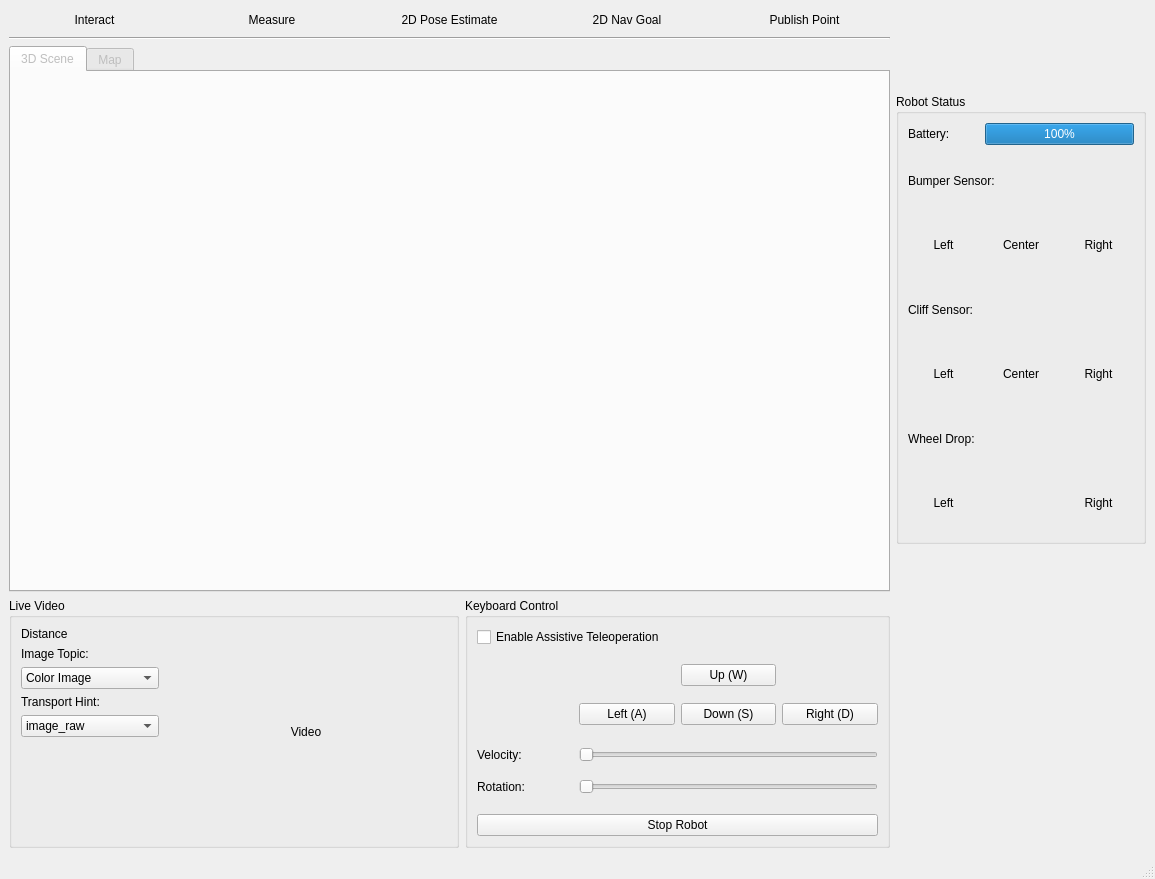
<?xml version="1.0" encoding="UTF-8"?>
<ui version="4.0">
 <class>FallRiskGUI</class>
 <widget class="QMainWindow" name="FallRiskGUI">
  <property name="geometry">
   <rect>
    <x>0</x>
    <y>0</y>
    <width>1155</width>
    <height>879</height>
   </rect>
  </property>
  <property name="windowTitle">
   <string>MainWindow</string>
  </property>
  <widget class="QWidget" name="centralwidget">
   <layout class="QGridLayout" name="gridLayout">
    <item row="0" column="0" colspan="2">
     <layout class="QHBoxLayout" name="horizontalLayout_2">
      <item>
       <widget class="QPushButton" name="btnRvizInteract">
        <property name="text">
         <string>Interact</string>
        </property>
        <property name="flat">
         <bool>true</bool>
        </property>
        <attribute name="buttonGroup">
         <string notr="true">btnGroupRvizTools</string>
        </attribute>
       </widget>
      </item>
      <item>
       <widget class="QPushButton" name="btnRvizMeasure">
        <property name="text">
         <string>Measure</string>
        </property>
        <property name="flat">
         <bool>true</bool>
        </property>
        <attribute name="buttonGroup">
         <string notr="true">btnGroupRvizTools</string>
        </attribute>
       </widget>
      </item>
      <item>
       <widget class="QPushButton" name="btnRvizPoseEstimate">
        <property name="text">
         <string>2D Pose Estimate</string>
        </property>
        <property name="flat">
         <bool>true</bool>
        </property>
        <attribute name="buttonGroup">
         <string notr="true">btnGroupRvizTools</string>
        </attribute>
       </widget>
      </item>
      <item>
       <widget class="QPushButton" name="btnRvizNavGoal">
        <property name="text">
         <string>2D Nav Goal</string>
        </property>
        <property name="flat">
         <bool>true</bool>
        </property>
        <attribute name="buttonGroup">
         <string notr="true">btnGroupRvizTools</string>
        </attribute>
       </widget>
      </item>
      <item>
       <widget class="QPushButton" name="btnRvizPublishPoint">
        <property name="text">
         <string>Publish Point</string>
        </property>
        <property name="flat">
         <bool>true</bool>
        </property>
        <attribute name="buttonGroup">
         <string notr="true">btnGroupRvizTools</string>
        </attribute>
       </widget>
      </item>
     </layout>
    </item>
    <item row="1" column="0" colspan="2">
     <widget class="Line" name="line_2">
      <property name="orientation">
       <enum>Qt::Horizontal</enum>
      </property>
     </widget>
    </item>
    <item row="3" column="0">
     <widget class="QGroupBox" name="gb_livevideo">
      <property name="minimumSize">
       <size>
        <width>450</width>
        <height>250</height>
       </size>
      </property>
      <property name="maximumSize">
       <size>
        <width>450</width>
        <height>250</height>
       </size>
      </property>
      <property name="title">
       <string>Live Video</string>
      </property>
      <layout class="QGridLayout" name="gridLayout_3">
       <item row="1" column="1" rowspan="2" colspan="2">
        <layout class="QGridLayout" name="livevideo_layout">
         <item row="0" column="0">
          <widget class="QLabel" name="liveVideoLabel">
           <property name="text">
            <string>Video</string>
           </property>
           <property name="alignment">
            <set>Qt::AlignCenter</set>
           </property>
          </widget>
         </item>
        </layout>
       </item>
       <item row="1" column="0" rowspan="2">
        <layout class="QVBoxLayout" name="verticalLayout_2">
         <item>
          <widget class="QLabel" name="lbDistance">
           <property name="text">
            <string>Distance</string>
           </property>
          </widget>
         </item>
         <item>
          <widget class="QLabel" name="label_3">
           <property name="text">
            <string>Image Topic:</string>
           </property>
          </widget>
         </item>
         <item>
          <widget class="QComboBox" name="cbImageTopic">
           <item>
            <property name="text">
             <string>Color Image</string>
            </property>
           </item>
           <item>
            <property name="text">
             <string>Mono Image</string>
            </property>
           </item>
          </widget>
         </item>
         <item>
          <widget class="QLabel" name="label_4">
           <property name="text">
            <string>Transport Hint:</string>
           </property>
          </widget>
         </item>
         <item>
          <widget class="QComboBox" name="cbTransHint">
           <item>
            <property name="text">
             <string>image_raw</string>
            </property>
           </item>
           <item>
            <property name="text">
             <string>theora</string>
            </property>
           </item>
          </widget>
         </item>
         <item>
          <spacer name="verticalSpacer">
           <property name="orientation">
            <enum>Qt::Vertical</enum>
           </property>
           <property name="sizeHint" stdset="0">
            <size>
             <width>20</width>
             <height>40</height>
            </size>
           </property>
          </spacer>
         </item>
        </layout>
       </item>
      </layout>
     </widget>
    </item>
    <item row="2" column="2">
     <widget class="QGroupBox" name="gb_robotstatus">
      <property name="maximumSize">
       <size>
        <width>250</width>
        <height>450</height>
       </size>
      </property>
      <property name="title">
       <string>Robot Status</string>
      </property>
      <layout class="QGridLayout" name="gridLayout_4">
       <item row="0" column="0">
        <widget class="QLabel" name="label_7">
         <property name="text">
          <string>Battery:</string>
         </property>
        </widget>
       </item>
       <item row="0" column="1" colspan="2">
        <widget class="QProgressBar" name="pbBaseBattery">
         <property name="value">
          <number>100</number>
         </property>
        </widget>
       </item>
       <item row="1" column="0" colspan="3">
        <widget class="QLabel" name="label_8">
         <property name="text">
          <string>Bumper Sensor:</string>
         </property>
        </widget>
       </item>
       <item row="2" column="0">
        <widget class="QLabel" name="lbBumperLeft">
         <property name="text">
          <string>Left</string>
         </property>
         <property name="alignment">
          <set>Qt::AlignCenter</set>
         </property>
        </widget>
       </item>
       <item row="2" column="1">
        <widget class="QLabel" name="lbBumperCenter">
         <property name="text">
          <string>Center</string>
         </property>
         <property name="alignment">
          <set>Qt::AlignCenter</set>
         </property>
        </widget>
       </item>
       <item row="2" column="2">
        <widget class="QLabel" name="lbBumperRight">
         <property name="text">
          <string>Right</string>
         </property>
         <property name="alignment">
          <set>Qt::AlignCenter</set>
         </property>
        </widget>
       </item>
       <item row="3" column="0" colspan="3">
        <widget class="QLabel" name="label_9">
         <property name="text">
          <string>Cliff Sensor:</string>
         </property>
        </widget>
       </item>
       <item row="4" column="0">
        <widget class="QLabel" name="lbCliffLeft">
         <property name="text">
          <string>Left</string>
         </property>
         <property name="alignment">
          <set>Qt::AlignCenter</set>
         </property>
        </widget>
       </item>
       <item row="4" column="1">
        <widget class="QLabel" name="lbCliffCenter">
         <property name="text">
          <string>Center</string>
         </property>
         <property name="alignment">
          <set>Qt::AlignCenter</set>
         </property>
        </widget>
       </item>
       <item row="4" column="2">
        <widget class="QLabel" name="lbCliffRight">
         <property name="text">
          <string>Right</string>
         </property>
         <property name="alignment">
          <set>Qt::AlignCenter</set>
         </property>
        </widget>
       </item>
       <item row="5" column="0" colspan="3">
        <widget class="QLabel" name="label_6">
         <property name="text">
          <string>Wheel Drop:</string>
         </property>
        </widget>
       </item>
       <item row="6" column="0">
        <widget class="QLabel" name="lbWheelLeft">
         <property name="text">
          <string>Left</string>
         </property>
         <property name="alignment">
          <set>Qt::AlignCenter</set>
         </property>
        </widget>
       </item>
       <item row="6" column="2">
        <widget class="QLabel" name="lbWheelRight">
         <property name="maximumSize">
          <size>
           <width>16777215</width>
           <height>100</height>
          </size>
         </property>
         <property name="text">
          <string>Right</string>
         </property>
         <property name="alignment">
          <set>Qt::AlignCenter</set>
         </property>
        </widget>
       </item>
      </layout>
     </widget>
    </item>
    <item row="2" column="0" colspan="2">
     <widget class="QTabWidget" name="tab_display">
      <property name="enabled">
       <bool>false</bool>
      </property>
      <property name="currentIndex">
       <number>0</number>
      </property>
      <widget class="QWidget" name="tab_3dscene">
       <attribute name="title">
        <string>3D Scene</string>
       </attribute>
       <layout class="QVBoxLayout" name="verticalLayout">
        <item>
         <layout class="QHBoxLayout" name="display3d_layout"/>
        </item>
       </layout>
      </widget>
      <widget class="QWidget" name="tab_map">
       <attribute name="title">
        <string>Map</string>
       </attribute>
       <layout class="QHBoxLayout" name="horizontalLayout">
        <item>
         <layout class="QGridLayout" name="map_layout"/>
        </item>
       </layout>
      </widget>
     </widget>
    </item>
    <item row="3" column="1">
     <widget class="QGroupBox" name="gb_keyctrl">
      <property name="maximumSize">
       <size>
        <width>425</width>
        <height>250</height>
       </size>
      </property>
      <property name="title">
       <string>Keyboard Control</string>
      </property>
      <layout class="QGridLayout" name="gridLayout_2">
       <item row="2" column="0">
        <widget class="QPushButton" name="pushButton_4">
         <property name="styleSheet">
          <string notr="true"/>
         </property>
         <property name="text">
          <string>Stop Robot</string>
         </property>
        </widget>
       </item>
       <item row="1" column="0">
        <layout class="QGridLayout" name="gridLayout_5">
         <item row="1" column="4">
          <widget class="QPushButton" name="btnRight">
           <property name="text">
            <string>Right (D)</string>
           </property>
          </widget>
         </item>
         <item row="1" column="3">
          <widget class="QPushButton" name="btnDown">
           <property name="text">
            <string>Down (S)</string>
           </property>
          </widget>
         </item>
         <item row="0" column="3">
          <widget class="QPushButton" name="btnUp">
           <property name="text">
            <string>Up (W)</string>
           </property>
          </widget>
         </item>
         <item row="1" column="2">
          <widget class="QPushButton" name="btnLeft">
           <property name="text">
            <string>Left (A)</string>
           </property>
          </widget>
         </item>
         <item row="3" column="2" colspan="3">
          <widget class="QSlider" name="sliderLinearVel">
           <property name="minimum">
            <number>0</number>
           </property>
           <property name="maximum">
            <number>100</number>
           </property>
           <property name="orientation">
            <enum>Qt::Horizontal</enum>
           </property>
          </widget>
         </item>
         <item row="4" column="2" colspan="3">
          <widget class="QSlider" name="sliderAngularVel">
           <property name="minimum">
            <number>0</number>
           </property>
           <property name="maximum">
            <number>100</number>
           </property>
           <property name="orientation">
            <enum>Qt::Horizontal</enum>
           </property>
          </widget>
         </item>
         <item row="3" column="0">
          <widget class="QLabel" name="label">
           <property name="text">
            <string>Velocity:</string>
           </property>
          </widget>
         </item>
         <item row="4" column="0">
          <widget class="QLabel" name="label_2">
           <property name="text">
            <string>Rotation:</string>
           </property>
          </widget>
         </item>
         <item row="2" column="2" colspan="3">
          <spacer name="horizontalSpacer">
           <property name="orientation">
            <enum>Qt::Horizontal</enum>
           </property>
           <property name="sizeHint" stdset="0">
            <size>
             <width>40</width>
             <height>5</height>
            </size>
           </property>
          </spacer>
         </item>
        </layout>
       </item>
       <item row="0" column="0">
        <widget class="QCheckBox" name="checkBox">
         <property name="text">
          <string>Enable Assistive Teleoperation</string>
         </property>
        </widget>
       </item>
      </layout>
     </widget>
    </item>
   </layout>
  </widget>
  <widget class="QMenuBar" name="menubar">
   <property name="geometry">
    <rect>
     <x>0</x>
     <y>0</y>
     <width>1155</width>
     <height>25</height>
    </rect>
   </property>
  </widget>
  <widget class="QStatusBar" name="statusbar"/>
 </widget>
 <resources/>
 <connections/>
 <buttongroups>
  <buttongroup name="btnGroupRvizTools"/>
 </buttongroups>
</ui>
